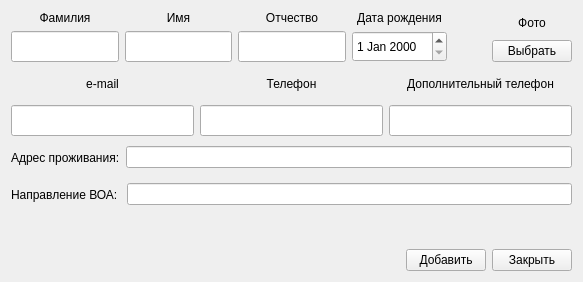
<?xml version="1.0" encoding="UTF-8"?>
<ui version="4.0">
 <class>Form</class>
 <widget class="QWidget" name="Form">
  <property name="geometry">
   <rect>
    <x>0</x>
    <y>0</y>
    <width>583</width>
    <height>282</height>
   </rect>
  </property>
  <property name="windowTitle">
   <string>Добавление нового члена кооператива</string>
  </property>
  <layout class="QVBoxLayout" name="verticalLayout_3">
   <item>
    <layout class="QHBoxLayout" name="horizontalLayout">
     <item>
      <layout class="QHBoxLayout" name="horizontalLayout_5">
       <item>
        <layout class="QVBoxLayout" name="verticalLayout_14">
         <item>
          <widget class="QLabel" name="surname_label_2">
           <property name="maximumSize">
            <size>
             <width>16777215</width>
             <height>31</height>
            </size>
           </property>
           <property name="text">
            <string>Фамилия</string>
           </property>
           <property name="alignment">
            <set>Qt::AlignCenter</set>
           </property>
          </widget>
         </item>
         <item>
          <widget class="QLineEdit" name="surnamename_lineEdit">
           <property name="minimumSize">
            <size>
             <width>0</width>
             <height>31</height>
            </size>
           </property>
          </widget>
         </item>
        </layout>
       </item>
       <item>
        <layout class="QVBoxLayout" name="verticalLayout_13">
         <item>
          <widget class="QLabel" name="name_label">
           <property name="maximumSize">
            <size>
             <width>16777215</width>
             <height>31</height>
            </size>
           </property>
           <property name="text">
            <string>Имя</string>
           </property>
           <property name="alignment">
            <set>Qt::AlignCenter</set>
           </property>
          </widget>
         </item>
         <item>
          <widget class="QLineEdit" name="surname_lineEdit">
           <property name="minimumSize">
            <size>
             <width>0</width>
             <height>31</height>
            </size>
           </property>
          </widget>
         </item>
        </layout>
       </item>
       <item>
        <layout class="QVBoxLayout" name="verticalLayout_15">
         <item>
          <widget class="QLabel" name="secondName_label">
           <property name="maximumSize">
            <size>
             <width>16777215</width>
             <height>31</height>
            </size>
           </property>
           <property name="text">
            <string>Отчество</string>
           </property>
           <property name="alignment">
            <set>Qt::AlignCenter</set>
           </property>
          </widget>
         </item>
         <item>
          <widget class="QLineEdit" name="secondName_lineEdit">
           <property name="minimumSize">
            <size>
             <width>0</width>
             <height>31</height>
            </size>
           </property>
          </widget>
         </item>
        </layout>
       </item>
      </layout>
     </item>
     <item>
      <layout class="QVBoxLayout" name="verticalLayout_2">
       <item>
        <widget class="QLabel" name="dateBirdth_label">
         <property name="maximumSize">
          <size>
           <width>109</width>
           <height>16777215</height>
          </size>
         </property>
         <property name="text">
          <string>Дата рождения</string>
         </property>
         <property name="alignment">
          <set>Qt::AlignCenter</set>
         </property>
        </widget>
       </item>
       <item>
        <widget class="QDateEdit" name="dateBirdth_dateEdit">
         <property name="minimumSize">
          <size>
           <width>0</width>
           <height>31</height>
          </size>
         </property>
         <property name="maximumSize">
          <size>
           <width>109</width>
           <height>31</height>
          </size>
         </property>
         <property name="minimumDate">
          <date>
           <year>1900</year>
           <month>1</month>
           <day>1</day>
          </date>
         </property>
        </widget>
       </item>
      </layout>
     </item>
     <item>
      <spacer name="horizontalSpacer">
       <property name="orientation">
        <enum>Qt::Horizontal</enum>
       </property>
       <property name="sizeHint" stdset="0">
        <size>
         <width>40</width>
         <height>20</height>
        </size>
       </property>
      </spacer>
     </item>
     <item>
      <layout class="QVBoxLayout" name="verticalLayout">
       <item>
        <widget class="QLabel" name="photo_label">
         <property name="text">
          <string>Фото</string>
         </property>
         <property name="alignment">
          <set>Qt::AlignCenter</set>
         </property>
        </widget>
       </item>
       <item>
        <widget class="QPushButton" name="photo_pushButton">
         <property name="text">
          <string>Выбрать</string>
         </property>
        </widget>
       </item>
      </layout>
     </item>
    </layout>
   </item>
   <item>
    <layout class="QHBoxLayout" name="horizontalLayout_8">
     <item>
      <layout class="QVBoxLayout" name="verticalLayout_18"/>
     </item>
     <item>
      <layout class="QVBoxLayout" name="verticalLayout_19">
       <item>
        <widget class="QLabel" name="email_label">
         <property name="minimumSize">
          <size>
           <width>0</width>
           <height>31</height>
          </size>
         </property>
         <property name="maximumSize">
          <size>
           <width>16777215</width>
           <height>31</height>
          </size>
         </property>
         <property name="text">
          <string>e-mail</string>
         </property>
         <property name="alignment">
          <set>Qt::AlignCenter</set>
         </property>
        </widget>
       </item>
       <item>
        <widget class="QLineEdit" name="email_lineEdit">
         <property name="minimumSize">
          <size>
           <width>0</width>
           <height>31</height>
          </size>
         </property>
        </widget>
       </item>
      </layout>
     </item>
     <item>
      <layout class="QVBoxLayout" name="verticalLayout_16">
       <item>
        <widget class="QLabel" name="phone_label">
         <property name="minimumSize">
          <size>
           <width>0</width>
           <height>31</height>
          </size>
         </property>
         <property name="maximumSize">
          <size>
           <width>16777215</width>
           <height>31</height>
          </size>
         </property>
         <property name="text">
          <string>Телефон</string>
         </property>
         <property name="alignment">
          <set>Qt::AlignCenter</set>
         </property>
        </widget>
       </item>
       <item>
        <widget class="QLineEdit" name="phone_lineEdit">
         <property name="minimumSize">
          <size>
           <width>0</width>
           <height>31</height>
          </size>
         </property>
        </widget>
       </item>
      </layout>
     </item>
     <item>
      <layout class="QVBoxLayout" name="verticalLayout_17">
       <item>
        <widget class="QLabel" name="addPhone_label">
         <property name="minimumSize">
          <size>
           <width>0</width>
           <height>31</height>
          </size>
         </property>
         <property name="maximumSize">
          <size>
           <width>16777215</width>
           <height>31</height>
          </size>
         </property>
         <property name="text">
          <string>Дополнительный телефон</string>
         </property>
         <property name="alignment">
          <set>Qt::AlignCenter</set>
         </property>
        </widget>
       </item>
       <item>
        <widget class="QLineEdit" name="addPhone_lineEdit">
         <property name="minimumSize">
          <size>
           <width>0</width>
           <height>31</height>
          </size>
         </property>
        </widget>
       </item>
      </layout>
     </item>
    </layout>
   </item>
   <item>
    <layout class="QHBoxLayout" name="horizontalLayout_9">
     <item>
      <widget class="QLabel" name="address_label">
       <property name="minimumSize">
        <size>
         <width>0</width>
         <height>31</height>
        </size>
       </property>
       <property name="maximumSize">
        <size>
         <width>16777215</width>
         <height>31</height>
        </size>
       </property>
       <property name="text">
        <string>Адрес проживания:</string>
       </property>
      </widget>
     </item>
     <item>
      <widget class="QLineEdit" name="address_lineEdit"/>
     </item>
    </layout>
   </item>
   <item>
    <layout class="QHBoxLayout" name="horizontalLayout_10">
     <item>
      <widget class="QLabel" name="voa_label">
       <property name="minimumSize">
        <size>
         <width>0</width>
         <height>31</height>
        </size>
       </property>
       <property name="maximumSize">
        <size>
         <width>16777215</width>
         <height>31</height>
        </size>
       </property>
       <property name="text">
        <string>Направление ВОА: </string>
       </property>
      </widget>
     </item>
     <item>
      <widget class="QLineEdit" name="voa_lineEdit"/>
     </item>
    </layout>
   </item>
   <item>
    <spacer name="verticalSpacer">
     <property name="orientation">
      <enum>Qt::Vertical</enum>
     </property>
     <property name="sizeHint" stdset="0">
      <size>
       <width>20</width>
       <height>118</height>
      </size>
     </property>
    </spacer>
   </item>
   <item>
    <layout class="QHBoxLayout" name="horizontalLayout_2">
     <item>
      <spacer name="horizontalSpacer_2">
       <property name="orientation">
        <enum>Qt::Horizontal</enum>
       </property>
       <property name="sizeHint" stdset="0">
        <size>
         <width>40</width>
         <height>20</height>
        </size>
       </property>
      </spacer>
     </item>
     <item>
      <widget class="QPushButton" name="add_pushButton">
       <property name="maximumSize">
        <size>
         <width>80</width>
         <height>16777215</height>
        </size>
       </property>
       <property name="text">
        <string>Добавить</string>
       </property>
      </widget>
     </item>
     <item>
      <widget class="QPushButton" name="close_pushButton">
       <property name="maximumSize">
        <size>
         <width>80</width>
         <height>16777215</height>
        </size>
       </property>
       <property name="text">
        <string>Закрыть</string>
       </property>
      </widget>
     </item>
    </layout>
   </item>
  </layout>
 </widget>
 <resources/>
 <connections/>
</ui>
